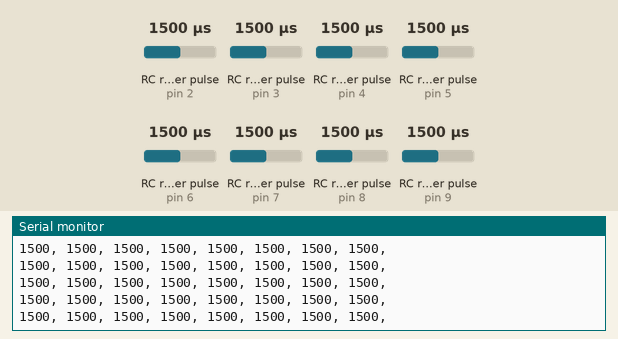
A sketch run on a simulated Arduino Uno, built with avr-gcc and run on an emulated ATmega328P. On the bench: the last lines printed to the serial monitor. Wiring (inferred from the names in the program): 8 × RC receiver channel: data pin 2 / data pin 3 / data pin 4 / data pin 5 / data pin 9 / data pin 6 / data pin 7 / data pin 8. Inputs (shaded band) come from the test bench; at power-on: RC receiver pulse (sensors on pin 2, pin 3, pin 4, pin 5, pin 6, pin 7, pin 8, pin 9) 1500 µs.

Above: at 1.2 s.
1.3 s: RC receiver pulse (sensor on pin 2) set to 1980 µs
At 1.8 s:
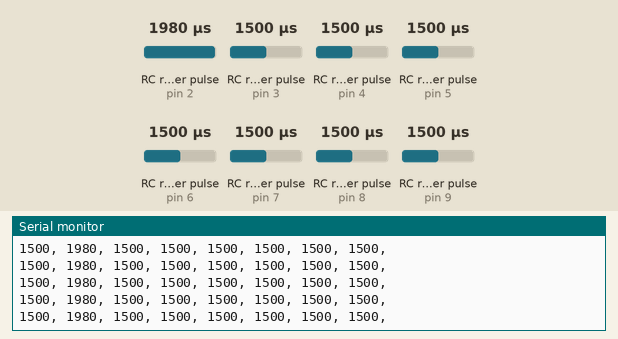
4.3 s: RC receiver pulse (sensor on pin 3) set to 1980 µs
At 5.1 s:
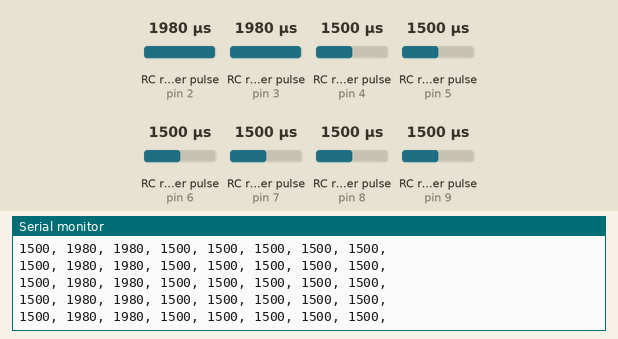
7.3 s: RC receiver pulse (sensor on pin 4) set to 1980 µs
At 7.5 s:
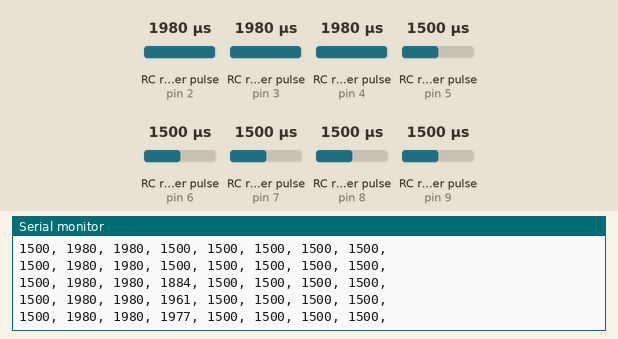
10.3 s: RC receiver pulse (sensor on pin 5) set to 1020 µs
At 10.3 s:
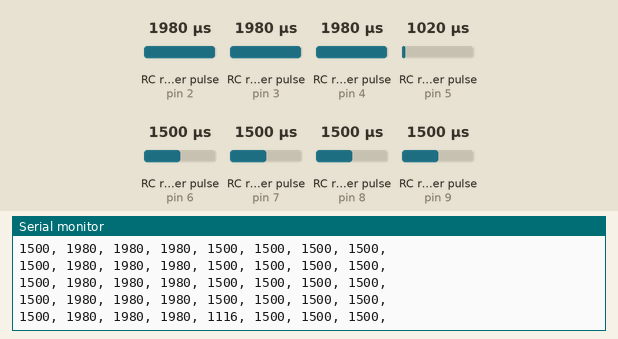
13.3 s: RC receiver pulse (sensor on pin 2) set to 1020 µs
At 13.3 s:
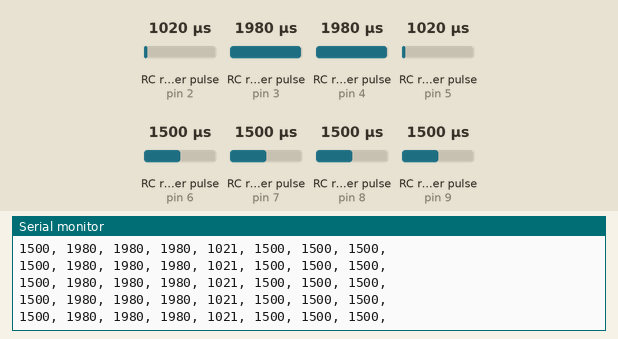
16.3 s: RC receiver pulse (sensor on pin 6) set to 1020 µs
At 17.3 s:
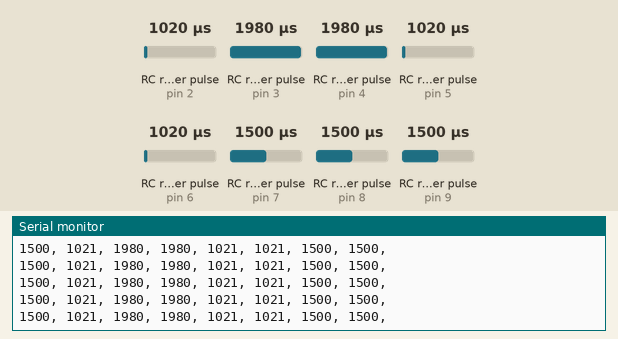
Timing chart, 0 to 19.3 s (numbered marks = the images above; inputs shaded):
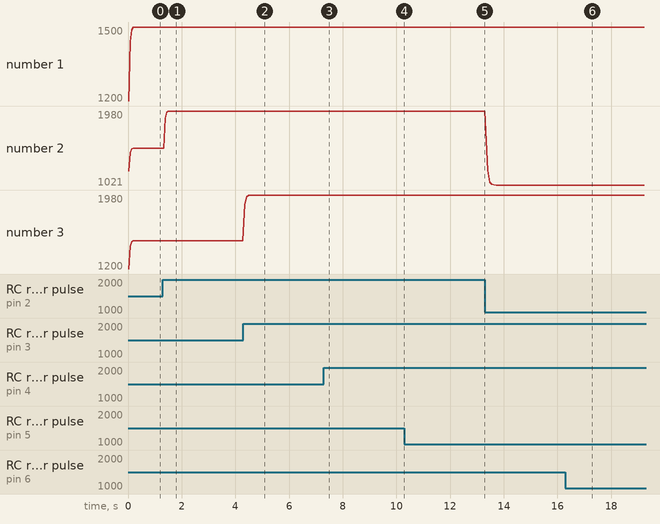

The sketch:

ReceiverRead.ino
```cpp
int channel[] = {0, 9, 2, 3, 4, 5, 6, 7, 8};  // The input pins for each channel i.e. Ch1 is 9
int filtDur[9];                               // Array for filtered pulselength the same length as channel array
int dur[9];                                   // Array for pulselength the same length as channel array
int timer = 5;                                // delay in ms
float weight = 0.2;                           // weight for low pass filter

void setup()
{
  Serial.begin(9600);                         // begin serial communication
  for (int i = 0; i < 9; i++){                // set up each channel pin as an input
    pinMode(channel[i], INPUT);
  }
}

void loop()
{
  for (int x = 1; x < 9; x++){
    dur[x] = pulseIn(channel[x], HIGH);       // set duration array value to the pulse duration
    filtDur[x] = (filtDur[x] * weight) + (dur[x] * (1 - weight));   // apply a simple low pass filter to duration and assign to array
    Serial.print(filtDur[x]);                 // print pulse duration to serial
//    Serial.print(filtDur[x] + ((x - 1) * 1000));    // use this line instead of previous to add offset to each channel for plotting
    Serial.print(", ");
  }
  Serial.println();
  delay(timer);
}
```

Measured:
- after the input at 1.3 s, the serial monitor: prints a new line after 0.09 s (image 1)
- after the input at 4.3 s, the serial monitor: prints a new line at once (image 2)
- after the input at 7.3 s, the serial monitor: prints a new line after 0.10 s (image 3)
- after the input at 16.3 s, the serial monitor: prints a new line after 0.05 s (image 6)
- plotted number 2: 1500 → 1980 after the input at 1.3 s
